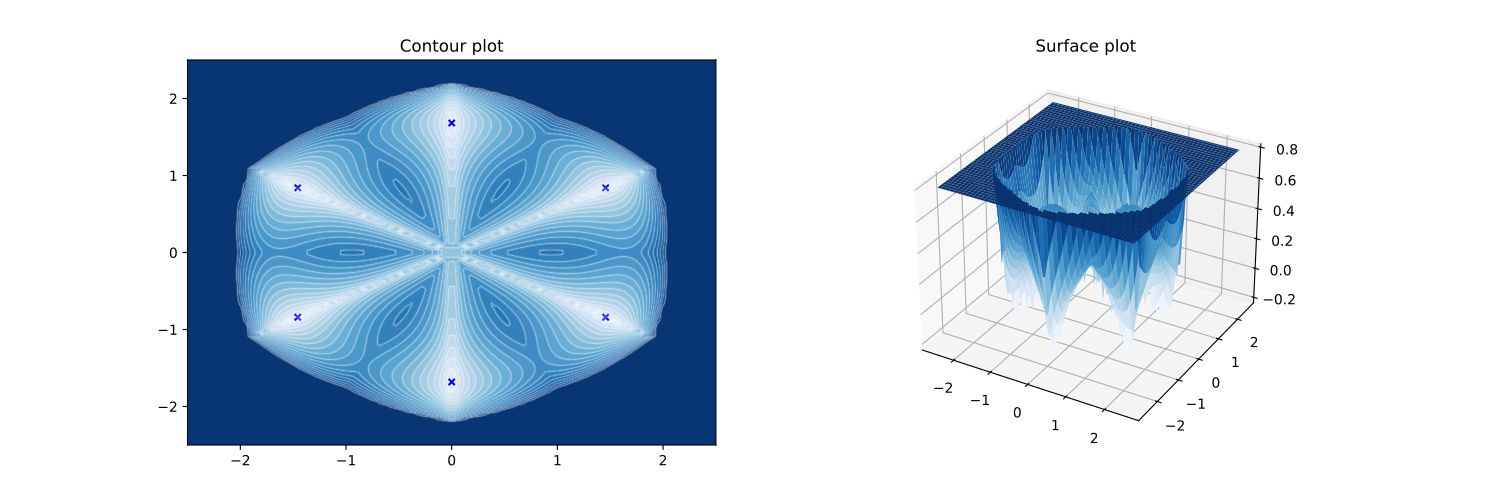

The Python source for this figure:
import matplotlib.pyplot as plt
from matplotlib import cm
import numpy as np
from cbx.objectives import snowflake
fig = plt.figure(figsize=(15,5))
x_min = -2.5
x_max =  2.5
y_min = -2.5
y_max =  2.5
f = snowflake()

num_pts_landscape = 100
xx = np.linspace(x_min, x_max, num_pts_landscape)
yy = np.linspace(y_min, y_max, num_pts_landscape)
XX, YY = np.meshgrid(xx,yy)
XXYY = np.stack((XX.T,YY.T)).T
Z = np.zeros((num_pts_landscape,num_pts_landscape, 2))
Z[:,:,0:2] = XXYY
ZZ = f(Z)

ax0 = fig.add_subplot(121)
ax1 = fig.add_subplot(122, projection='3d')
cs = ax0.contourf(XX,YY,ZZ, 20, cmap=cm.get_cmap('Blues'))
ax0.contour(cs, colors='white', alpha=0.2)
ax0.scatter(f.minima[:, 0], f.minima[:, 1], color='blue', marker='x', s=20)
ax1.plot_surface(XX,YY,ZZ, cmap=cm.get_cmap('Blues'))
ax0.set_title('Contour plot')
ax1.set_title('Surface plot')
